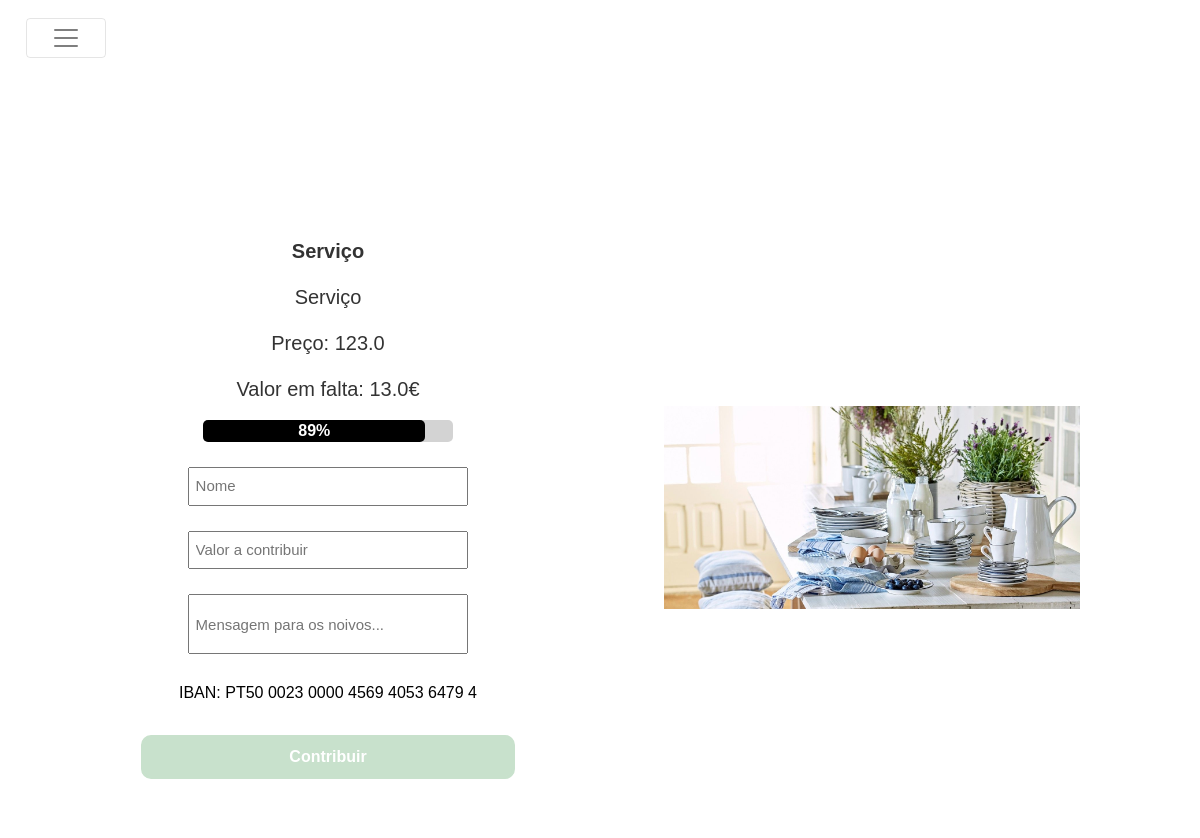
The page /products/product/1 on the database its author committed.
### margaridaealberto/models/products.py (models this page shows, shortened)
class Product(db.Model ,model.Model,model.Base):
    __tablename__ = 'products'
    __table_args__ = {'extend_existing': True}
    id = Column(Integer, primary_key=True)
    name = Column(String(80), unique=True, nullable=False)
    description = Column(Text)
    price = Column(Float)
    price_paid = Column(Float, default= 0.0)
    store = Column(Text)
    show_price = Column(Boolean, default=True)
    priority = Column(Integer, default=10)
    images = relationship('ProductImage', back_populates="product")
    contributions = relationship('Contribution', back_populates="product")
    def calculate_percentage(self):
        if self.price:
            ratio = (self.price_paid/self.price)
            return ratio * 100 if ratio <=1 else 100
        else:
            return 0.0
    def missing_value(self):
        return self.price - self.price_paid if self.price >= self.price_paid else 0

### margaridaealberto/models/product_images.py (models this page shows)
class ProductImage(db.Model ,model.Model,model.Base):
    __tablename__ = 'product_images'
    __table_args__ = {'extend_existing': True}
    id = Column(Integer, primary_key=True)
    path = Column(Text)
    product_id = Column(Integer, ForeignKey('products.id'))
    product = relationship('Product', back_populates="images")

### margaridaealberto/modules/products.py (the view, shortened to what this page needs)
@bp.route('/product/<product_id>', methods=('GET', 'POST'))
@bp.route('/product/<product_id>/<contribution_id>', methods=('GET', 'POST'))
def product(product_id,contribution_id=None):
    product = Product.query.filter_by(id=product_id).first()
    contribution=None
    if contribution_id:
        contribution = Contribution.query.filter_by(id=contribution_id).first()
    return render_template('products/product.html',product=product,contribution=contribution)

### margaridaealberto/templates/products/product.html (shortened to what this page needs)
{% extends 'layout.html' %}
{% import 'macros/progress_bar.html' as progress_bar with context %}
{% import 'macros/contributions.html' as contributions with context %}
{% block content %}
<div class="product_background"  >
  <div class="product_container_column">
    <div class="preco">
      <p><b>{{product.name}}</b></p>
      {% if product.description %}
        <p>{{product.description}}</p>
      {% endif %}
      {% if product.show_price %}
        <p>Preço: {{product.price}}</p>
        <p>Valor em falta: {{product.missing_value()}}€</p>
        {{progress_bar.progress_bar(product.calculate_percentage()|int)}}
      {% endif %}
    </div>
    {{contributions.contribution_form()}}
  </div>
  <div class="product_container_column">
    {% for image in product.images %}
      <div class="mySlides">
        <img src="{{url_for('static',filename=image.path)}}" style="width:100%">
      </div>
    {% endfor %}
  </div>
</div>
{% endblock %}

### margaridaealberto/static/style/phoneside_styles.css (style rules this page uses)
@media (max-width: 75em) and (min-width: 47.99em) { .mySlides { width:100%!important; } }

### margaridaealberto/static/style/styles.css (style rules this page uses)
body, html { margin: 0; overflow-x: auto; text-align: center; height: 100%; width: 100%; font-family: 'Trebuchet MS', sans-serif; }
.product_background { box-shadow: inset 0 0 0 1000px rgb(255 255 255 / 74%); min-height:100%; background-attachment: fixed; background-repeat: no-repeat!important; background-size: cover!important; display: flex; justify-content: center; flex-wrap: wrap; padding-top: 6rem; flex-direction: row; align-items: center; }
.product_container_column { width: 40%; background: rgba(255, 255, 255, 0.7); padding: 2rem; margin: 2rem; }
.preco { font-size:20px; color:#333333; text-align:center; text-decoration: none; }
.mySlides { display: none; }
.progressBar { height: 1.4rem; background-color: lightgray; border-radius: 5px; }
.progressBar-done { font-size: 1rem; height: 100%; width: 0; opacity: 0; background: #000000; color: #fff; border-radius: 5px; display: flex; justify-content: center; align-items: center; transition: 2s ease; }
.progressBarContainer { width: 60%; margin-right: 20%; margin-left: 20%; }

### rows shown on the page
Product: name "Serviço", description "Serviço", price "123.0", missing_value "13.0", progress_bar "89%"
ProductImage: path (picture)

### other values the page prints
{{ information['iban'] }} "PT50 0023 0000 4569 4053 6479 4"
